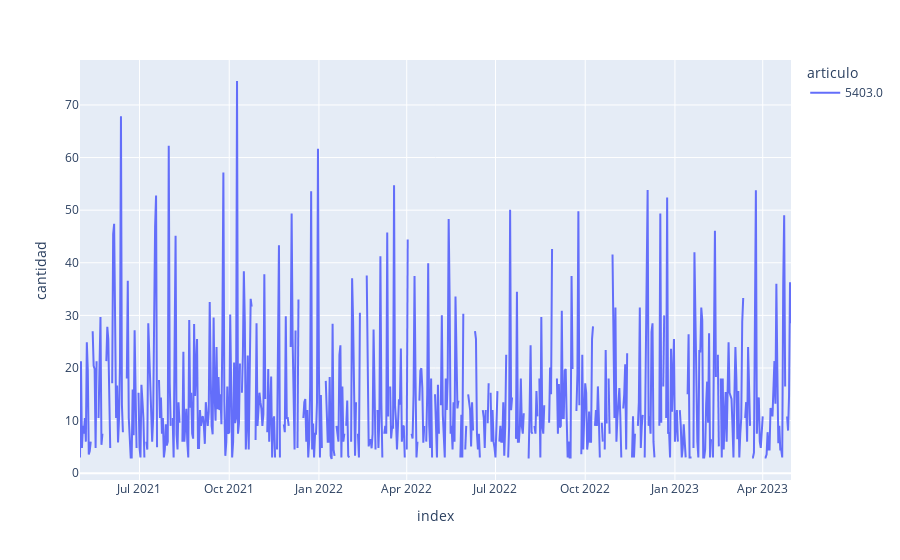

Notebook code for this chart:
### Code cell
articulo = 5403
filtered_df = (
    df.query("articulo == @articulo")
      .set_index("fecha_venta")
      .reindex(complete_range)
)

filtered_df["articulo"] = filtered_df["articulo"].fillna(method='ffill')

fig = px.line(filtered_df, x=filtered_df.index, y="cantidad", color="articulo")
fig.show()

### Figure 1 — Plotly figure (JSON) as saved in the notebook; plotly's stock layout.template omitted (floating-point values rounded to 4 significant figures; data arrays with more than 128 entries replaced by an {"elided": "..."} marker saying what was removed)
{"data": [{"hovertemplate": "articulo=5403.0<br>index=%{x}<br>cantidad=%{y}<extra></extra>", "legendgroup": "5403.0", "line": {"color": "#636efa", "dash": "solid"}, "marker": {"symbol": "circle"}, "mode": "lines", "name": "5403.0", "orientation": "v", "showlegend": true, "type": "scatter", "x": {"elided": "730 str values"}, "xaxis": "x", "y": {"elided": "730 float values"}, "yaxis": "y"}], "layout": {"legend": {"title": {"text": "articulo"}, "tracegroupgap": 0}, "margin": {"t": 60}, "xaxis": {"anchor": "y", "domain": [0, 1], "title": {"text": "index"}}, "yaxis": {"anchor": "x", "domain": [0, 1], "title": {"text": "cantidad"}}}}
